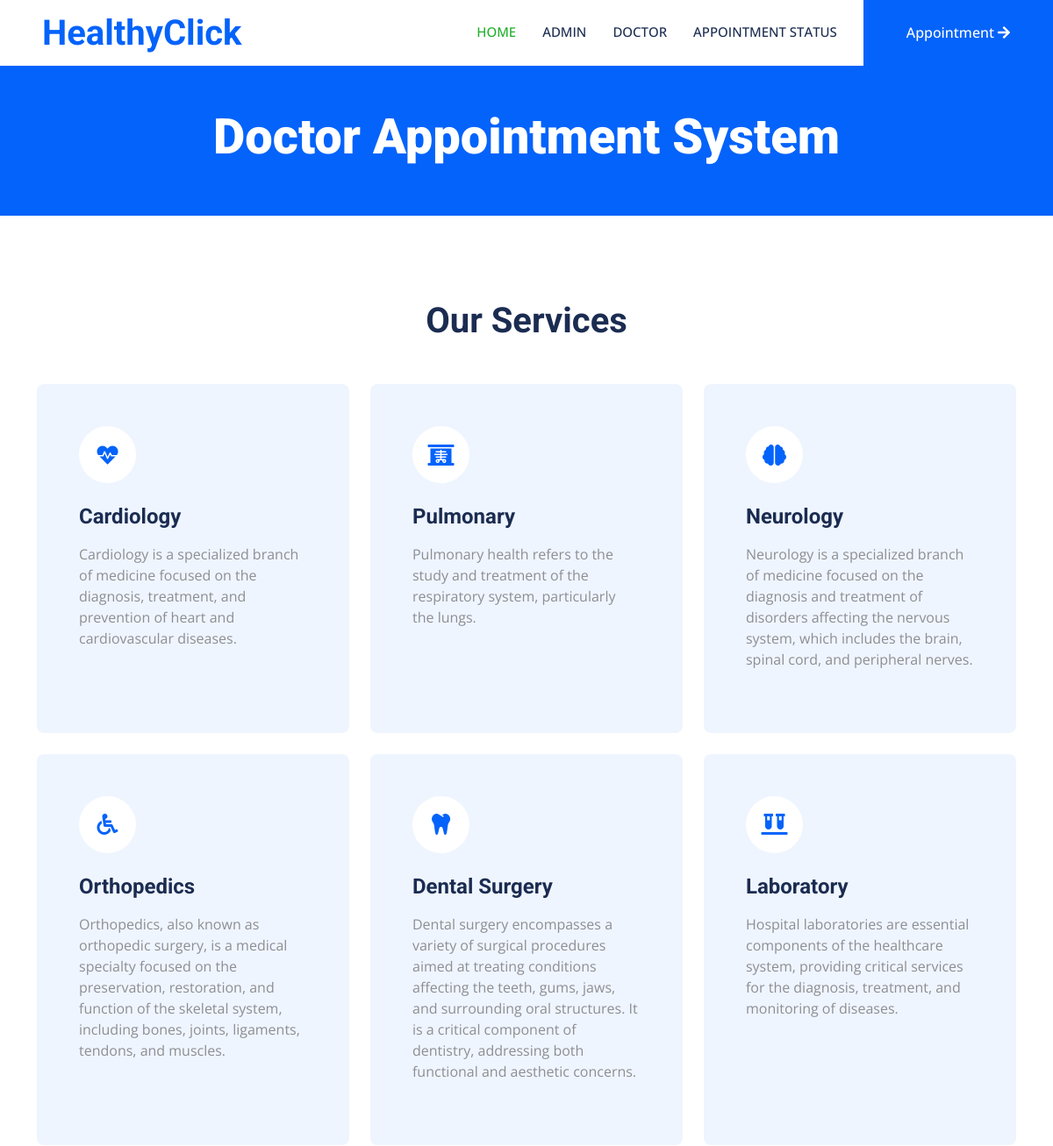
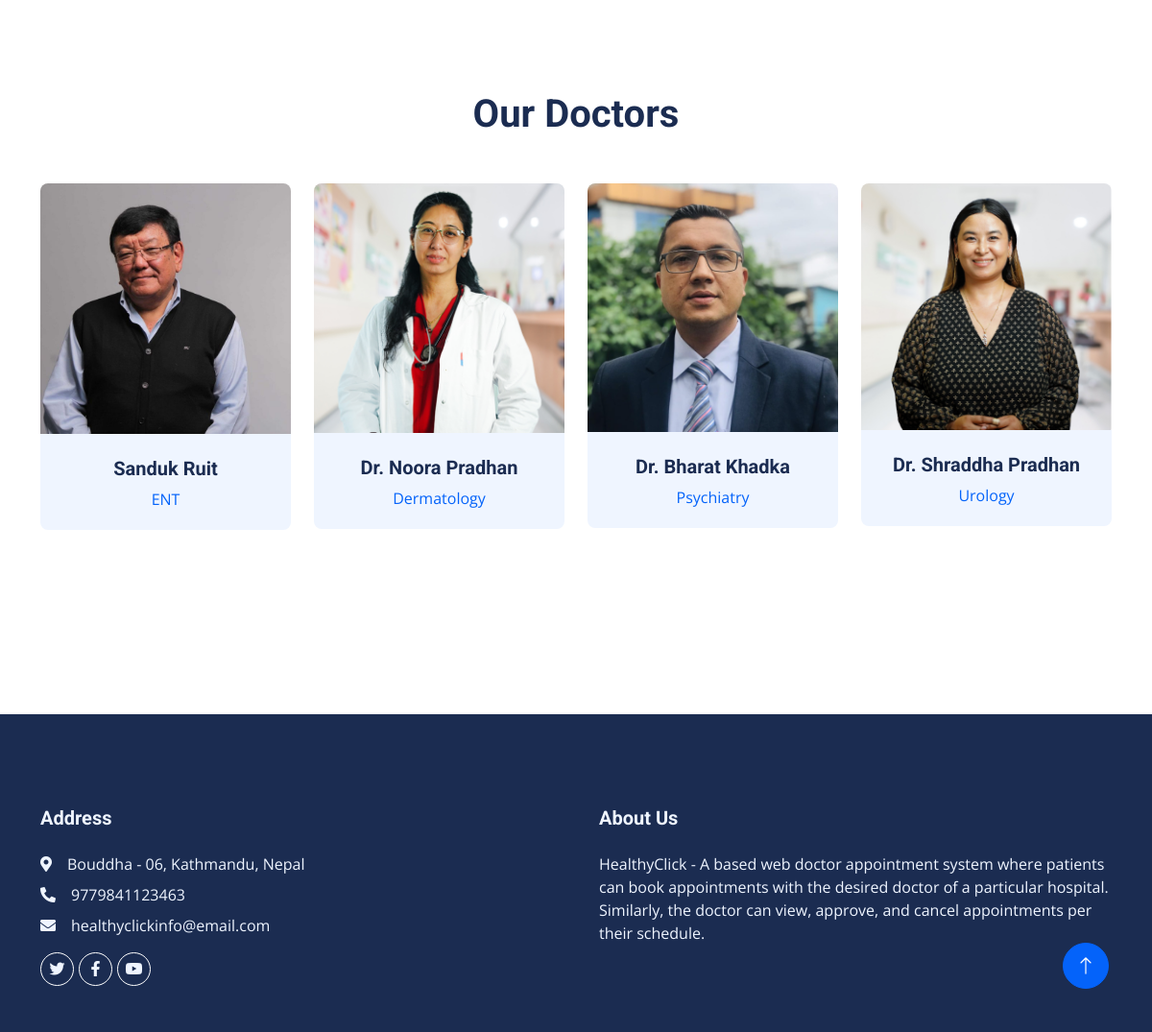
The page / on the database its author committed (2 pictures, top to bottom).
### dasapp/models.py (models this page shows, shortened)
class Page(models.Model):
    pagetitle = models.CharField(max_length=250)
    address = models.CharField(max_length=250)
    aboutus = models.TextField()
    email = models.EmailField(max_length=200)
    mobilenumber = models.IntegerField(default=0)
    created_at = models.DateTimeField(auto_now_add=True)
    updated_at = models.DateTimeField(auto_now=True)

class DoctorReg(models.Model):
    admin = models.OneToOneField(CustomUser, on_delete=models.CASCADE, null=True, blank=True)
    mobilenumber = models.CharField(max_length=11)
    specialization_id = models.ForeignKey(Specialization, on_delete=models.CASCADE)
    regdate_at = models.DateTimeField(auto_now_add=True)
    updated_at = models.DateTimeField(auto_now=True)

class CustomUser(AbstractUser):
    USER = {
        (1, "admin"),
        (2, "doc"),
    }
    user_type = models.CharField(choices=USER, max_length=50, default=1)
    profile_pic = models.ImageField(upload_to="profile_pics/", blank=True, null=True)

class Specialization(models.Model):
    sname = models.CharField(max_length=200)
    created_at = models.DateTimeField(auto_now_add=True)
    updated_at = models.DateTimeField(auto_now=True)

### docappsystem/userviews.py (the view)
# urls.py: path("", userviews.Index, name="index"),
def Index(request):
    doctorview = DoctorReg.objects.all()
    page = Page.objects.all()
    context = {
        "doctorview": doctorview,
        "page": page,
    }
    return render(request, "index.html", context)

### templates/index.html (shortened to what this page needs)
{% extends 'userbase.html' %}
{% load static %}
{% block content %}
<div class="container-fluid header bg-primary p-0 mb-5">
    <div class="row g-0 align-items-center flex-column-reverse flex-lg-row">
        <div class="col-lg-15 p-5 wow fadeIn" data-wow-delay="0.1s"> {% comment %} change text aligmnet from here {% endcomment %}
            <center><h1 class="display-4 text-white mb-8">Doctor Appointment System</h1></center>
        </div>
    </div>
</div>
                {% for i in page %}
<div class="container-xxl py-5">
    <div class="container">
        <div class="text-center mx-auto mb-5 wow fadeInUp" data-wow-delay="0.1s" style="max-width: 600px;">
            <h1>Our Services</h1>
        </div>
        <div class="row g-4">
            <div class="col-lg-4 col-md-6 wow fadeInUp" data-wow-delay="0.1s">
                <div class="service-item bg-light rounded h-100 p-5">
                    <div class="d-inline-flex align-items-center justify-content-center bg-white rounded-circle mb-4" style="width: 65px; height: 65px;">
                        <i class="fa fa-heartbeat text-primary fs-4"></i>
                    </div>
                    <h4 class="mb-3">Cardiology</h4>
                    <p class="mb-4">Cardiology is a specialized branch of medicine focused on the diagnosis, treatment,
                        and prevention of heart and cardiovascular diseases. </p>
                </div>
            </div>
            <div class="col-lg-4 col-md-6 wow fadeInUp" data-wow-delay="0.3s">
                <div class="service-item bg-light rounded h-100 p-5">
                    <div class="d-inline-flex align-items-center justify-content-center bg-white rounded-circle mb-4" style="width: 65px; height: 65px;">
                        <i class="fa fa-x-ray text-primary fs-4"></i>
                    </div>
                    <h4 class="mb-3">Pulmonary</h4>
                    <p class="mb-4">Pulmonary health refers to the study and treatment of the respiratory system, particularly the lungs.</p>
                </div>
            </div>
            <div class="col-lg-4 col-md-6 wow fadeInUp" data-wow-delay="0.5s">
                <div class="service-item bg-light rounded h-100 p-5">
                    <div class="d-inline-flex align-items-center justify-content-center bg-white rounded-circle mb-4" style="width: 65px; height: 65px;">
                        <i class="fa fa-brain text-primary fs-4"></i>
                    </div>
                    <h4 class="mb-3">Neurology</h4>
                    <p class="mb-4">Neurology is a specialized branch of medicine focused on the diagnosis and treatment of disorders affecting the nervous system, which includes the brain, spinal cord, and peripheral nerves.</p>
                </div>
            </div>
            <div class="col-lg-4 col-md-6 wow fadeInUp" data-wow-delay="0.1s">
                <div class="service-item bg-light rounded h-100 p-5">
                    <div class="d-inline-flex align-items-center justify-content-center bg-white rounded-circle mb-4" style="width: 65px; height: 65px;">
                        <i class="fa fa-wheelchair text-primary fs-4"></i>
                    </div>
                    <h4 class="mb-3">Orthopedics</h4>
                    <p class="mb-4">Orthopedics, also known as orthopedic surgery, is a medical specialty focused on the preservation, restoration, and function of the skeletal system, including bones, joints, ligaments, tendons, and muscles.</p>
                </div>
            </div>
            <div class="col-lg-4 col-md-6 wow fadeInUp" data-wow-delay="0.3s">
                <div class="service-item bg-light rounded h-100 p-5">
                    <div class="d-inline-flex align-items-center justify-content-center bg-white rounded-circle mb-4" style="width: 65px; height: 65px;">
                        <i class="fa fa-tooth text-primary fs-4"></i>
                    </div>
                    <h4 class="mb-3">Dental Surgery</h4>
                    <p class="mb-4">Dental surgery encompasses a variety of surgical procedures aimed at treating conditions affecting the teeth, gums, jaws, and surrounding oral structures.
                        It is a critical component of dentistry, addressing both functional and aesthetic concerns.</p>
                </div>
            </div>
            <div class="col-lg-4 col-md-6 wow fadeInUp" data-wow-delay="0.5s">
                <div class="service-item bg-light rounded h-100 p-5">
                    <div class="d-inline-flex align-items-center justify-content-center bg-white rounded-circle mb-4" style="width: 65px; height: 65px;">
                        <i class="fa fa-vials text-primary fs-4"></i>
                    </div>
                    <h4 class="mb-3">Laboratory</h4>
                    <p class="mb-4">Hospital laboratories are essential components of the healthcare system, providing
                        critical services for the diagnosis, treatment, and monitoring of diseases.
                    </p>
                </div>
            </div>
        </div>
    </div>
</div>
<div class="container-xxl py-5">
    <div class="container">
        <div class="text-center mx-auto mb-5 wow fadeInUp" data-wow-delay="0.1s" style="max-width: 600px;">
            <h1>Our Doctors</h1>
        </div>
        <div class="row g-4">
            {% for i in doctorview %}
            <div class="col-lg-3 col-md-6 wow fadeInUp" data-wow-delay="0.1s">
                <div class="team-item position-relative rounded overflow-hidden">
                    <div class="overflow-hidden">
                        <img src="{{ i.admin.profile_pic.url }}" alt="" width="300" height="320" class="img-fluid">
                    </div>
                    <div class="team-text bg-light text-center p-4">
                        <h5>{{ i.admin.first_name }} {{ i.admin.last_name }}</h5>
                        <p class="text-primary">{{ i.specialization_id.sname }}</p>
                    </div>
                </div>
            </div>
            {% endfor %}
        </div>
    </div>
</div>
<div class="container-xxl py-5">
         {% endfor %}
    </div>
{% endblock %}

### templates/userbase.html (shortened to what this page needs)
<!DOCTYPE html>
<html lang="en">
    {% load static %}
<head>
    <link href="https://cdnjs.cloudflare.com/ajax/libs/font-awesome/5.10.0/css/all.min.css" rel="stylesheet">
    <link href="https://cdn.jsdelivr.net/npm/bootstrap-icons@1.4.1/font/bootstrap-icons.css" rel="stylesheet">
    <link href="{% static 'lib/animate/animate.min.css'%}" rel="stylesheet">
    <link href="{% static 'lib/owlcarousel/assets/owl.carousel.min.css'%}" rel="stylesheet">
    <link href="{% static 'lib/tempusdominus/css/tempusdominus-bootstrap-4.min.css'%}" rel="stylesheet" />
    <link href="{% static 'css/bootstrap.min.css'%}" rel="stylesheet">
    <link href="{% static 'css/style.css'%}" rel="stylesheet">
</head>
<body>
{% include 'userincludes/header.html' %}
{% block content %}
{% endblock %}
    {% include 'userincludes/footer.html' %}
</body>
</html>

### templates/userincludes/header.html (shortened to what this page needs)
{% load static %}
    <nav class="navbar navbar-expand-lg bg-white navbar-light sticky-top p-0 wow fadeIn" data-wow-delay="0.1s">
        <a href="{% url 'index' %}" class="navbar-brand d-flex align-items-center px-4 px-lg-5">
            <h1 class="m-0 text-primary">HealthyClick</h1>
        </a>
        <div class="collapse navbar-collapse" id="navbarCollapse">
            <div class="navbar-nav ms-auto p-4 p-lg-0">
                <a href="{% url 'index' %}" class="nav-item nav-link active">Home</a>
                <a href="{% url 'login' %}" class="nav-item nav-link">Admin</a>
                <a href="{% url 'login' %}" class="nav-item nav-link">Doctor</a>
                <a href="{% url 'user_search_appointment' %}" class="nav-item nav-link"> Appointment Status</a>
            <a href="{% url 'appointment' %}" class="btn btn-primary rounded-0 py-4 px-lg-5 d-none d-lg-block">Appointment<i class="fa fa-arrow-right ms-1"></i></a>
        </div>
        </div>
    </nav>

### templates/userincludes/footer.html
{% load static %}
<div class="container-fluid bg-dark text-light footer mt-5 pt-5 wow fadeIn" data-wow-delay="0.1s">
    <div class="container py-5">
        <div class="row g-5">
            <div class="col-lg-6 col-md-6">
                <h5 class="text-light mb-4">Address</h5>
                {% for i in page %}
                <p class="mb-2"><i class="fa fa-map-marker-alt me-3"></i>{{i.address}}</p>
                <p class="mb-2"><i class="fa fa-phone-alt me-3"></i>{{i.mobilenumber}}</p>
                <p class="mb-2"><i class="fa fa-envelope me-3"></i>{{i.email}}</p>{% endfor %}
                <div class="d-flex pt-2">
                    <a class="btn btn-outline-light btn-social rounded-circle" href=""><i class="fab fa-twitter"></i></a>
                    <a class="btn btn-outline-light btn-social rounded-circle" href=""><i class="fab fa-facebook-f"></i></a>
                    <a class="btn btn-outline-light btn-social rounded-circle" href=""><i class="fab fa-youtube"></i></a>
                </div>
            </div>
            <div class="col-lg-6 col-md-6">
                <h5 class="text-light mb-4">About Us</h5>
                {% for i in page %}
                {{ i.aboutus }}{% endfor %}
            </div>
        </div>
    </div>
</div>
<a href="#" class="btn btn-lg btn-primary btn-lg-square rounded-circle back-to-top"><i class="bi bi-arrow-up"></i></a>

### static/css/style.css (style rules this page uses)
:root { --primary: #21af2b; --light: #EFF5FF; --dark: #1B2C51; }
.back-to-top { position: fixed; display: none; right: 45px; bottom: 45px; z-index: 99; }
.btn { font-weight: 500; transition: .5s; }
.btn.btn-primary, .btn.btn-secondary { color: #FFFFFF; }
.btn-lg-square { width: 48px; height: 48px; }
.btn-square, .btn-sm-square, .btn-lg-square { padding: 0; display: flex; align-items: center; justify-content: center; font-weight: normal; }
.navbar .navbar-nav .nav-link { margin-right: 30px; padding: 25px 0; color: #FFFFFF; font-size: 15px; font-weight: 500; text-transform: uppercase; outline: none; }
.navbar .navbar-nav .nav-link:hover, .navbar .navbar-nav .nav-link.active { color: var(--primary); }
.navbar .navbar-brand, .navbar a.btn { height: 75px; }
.navbar .navbar-nav .nav-link { color: var(--dark); font-weight: 500; }
.navbar.sticky-top { top: -100px; transition: .5s; }
.service-item { transition: .5s; }
.team-item img { position: relative; top: 0; transition: .5s; }
.team-item .team-text { position: relative; height: 100px; transition: .5s; }
.footer .btn.btn-social { margin-right: 5px; width: 35px; height: 35px; display: flex; align-items: center; justify-content: center; color: var(--light); border: 1px solid #FFFFFF; transition: .3s; }

### rows shown on the page
Page: address "Bouddha - 06, Kathmandu, Nepal", mobilenumber "9779841123463", email "healthyclickinfo@email.com", aboutus "HealthyClick - A based web doctor appointment system where patients can book appointments with the desired doctor of a particular hospital. Similarly, the doctor can view, approve, and cancel appointments per their schedule."
DoctorReg: admin.profile_pic (picture), admin.first_name "Sanduk", admin.last_name "Ruit", specialization_id.sname "ENT"
DoctorReg: admin.profile_pic (picture), admin.first_name "Dr. Noora", admin.last_name "Pradhan", specialization_id.sname "Dermatology"
DoctorReg: admin.profile_pic (picture), admin.first_name "Dr. Bharat", admin.last_name "Khadka", specialization_id.sname "Psychiatry"
DoctorReg: admin.profile_pic (picture), admin.first_name "Dr. Shraddha", admin.last_name "Pradhan", specialization_id.sname "Urology"
